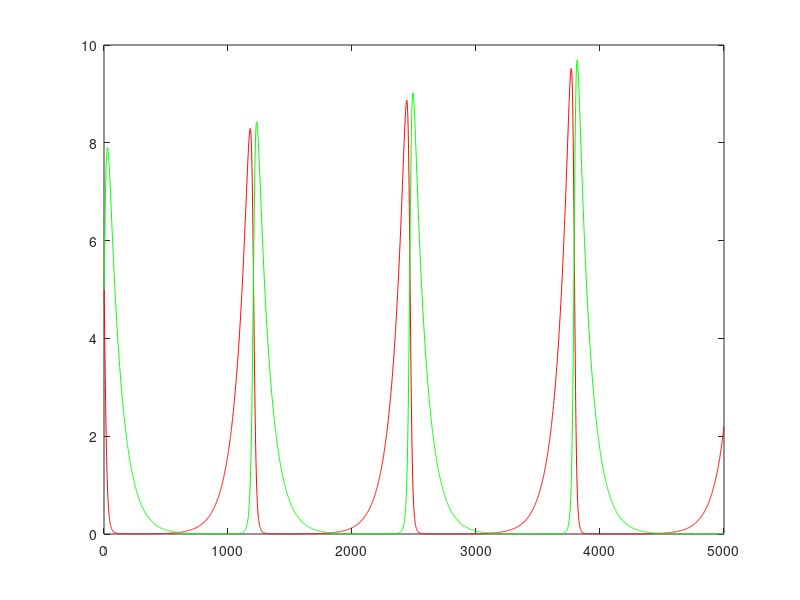

The MATLAB script that drew this image:
clear;

x(1) = 5;
y(1) = 5;

alpha = 1.0;
beta = 1.0;
gamma = 1.0;
delta = 1.0;

dt = 0.01;

for t = 2:5000
    dx = x(t-1) * (alpha - beta * y(t-1));
    dy = - y(t-1) * (gamma - delta * x(t-1));
    x(t) = x(t-1) + dt*dx;
    y(t) = y(t-1) + dt*dy;
end
plot(x, 'r');
hold on;
plot(y, 'g');
%plot(x,y);
